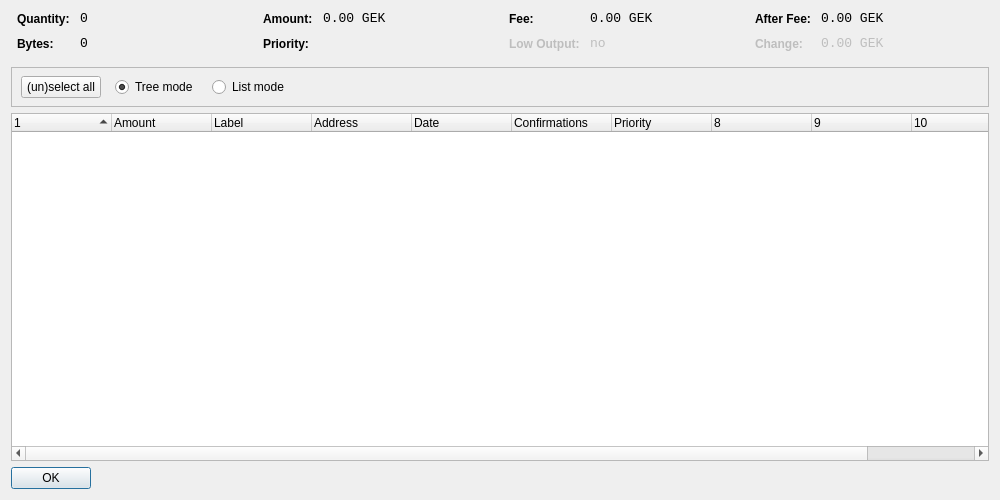
<?xml version="1.0" encoding="UTF-8"?>
<ui version="4.0">
 <class>CoinControlDialog</class>
 <widget class="QDialog" name="CoinControlDialog">
  <property name="geometry">
   <rect>
    <x>0</x>
    <y>0</y>
    <width>1000</width>
    <height>500</height>
   </rect>
  </property>
  <property name="windowTitle">
   <string>Coin Control</string>
  </property>
  <layout class="QVBoxLayout" name="verticalLayout">
   <item>
    <layout class="QHBoxLayout" name="horizontalLayoutTop" stretch="0,0,0,0">
     <property name="topMargin">
      <number>0</number>
     </property>
     <property name="bottomMargin">
      <number>10</number>
     </property>
     <item>
      <layout class="QFormLayout" name="formLayoutCoinControl1">
       <property name="horizontalSpacing">
        <number>10</number>
       </property>
       <property name="verticalSpacing">
        <number>10</number>
       </property>
       <property name="leftMargin">
        <number>6</number>
       </property>
       <property name="rightMargin">
        <number>6</number>
       </property>
       <item row="0" column="0">
        <widget class="QLabel" name="labelCoinControlQuantityText">
         <property name="styleSheet">
          <string notr="true">font-weight:bold;</string>
         </property>
         <property name="text">
          <string>Quantity:</string>
         </property>
        </widget>
       </item>
       <item row="0" column="1">
        <widget class="QLabel" name="labelCoinControlQuantity">
         <property name="font">
          <font>
           <family>Monospace</family>
           <pointsize>10</pointsize>
          </font>
         </property>
         <property name="cursor">
          <cursorShape>IBeamCursor</cursorShape>
         </property>
         <property name="contextMenuPolicy">
          <enum>Qt::ActionsContextMenu</enum>
         </property>
         <property name="text">
          <string notr="true">0</string>
         </property>
         <property name="textInteractionFlags">
          <set>Qt::LinksAccessibleByMouse|Qt::TextSelectableByKeyboard|Qt::TextSelectableByMouse</set>
         </property>
        </widget>
       </item>
       <item row="1" column="0">
        <widget class="QLabel" name="labelCoinControlBytesText">
         <property name="styleSheet">
          <string notr="true">font-weight:bold;</string>
         </property>
         <property name="text">
          <string>Bytes:</string>
         </property>
        </widget>
       </item>
       <item row="1" column="1">
        <widget class="QLabel" name="labelCoinControlBytes">
         <property name="font">
          <font>
           <family>Monospace</family>
           <pointsize>10</pointsize>
          </font>
         </property>
         <property name="cursor">
          <cursorShape>IBeamCursor</cursorShape>
         </property>
         <property name="contextMenuPolicy">
          <enum>Qt::ActionsContextMenu</enum>
         </property>
         <property name="text">
          <string notr="true">0</string>
         </property>
         <property name="textInteractionFlags">
          <set>Qt::LinksAccessibleByMouse|Qt::TextSelectableByKeyboard|Qt::TextSelectableByMouse</set>
         </property>
        </widget>
       </item>
      </layout>
     </item>
     <item>
      <layout class="QFormLayout" name="formLayoutCoinControl2">
       <property name="horizontalSpacing">
        <number>10</number>
       </property>
       <property name="verticalSpacing">
        <number>10</number>
       </property>
       <property name="leftMargin">
        <number>6</number>
       </property>
       <property name="rightMargin">
        <number>6</number>
       </property>
       <item row="0" column="0">
        <widget class="QLabel" name="labelCoinControlAmountText">
         <property name="styleSheet">
          <string notr="true">font-weight:bold;</string>
         </property>
         <property name="text">
          <string>Amount:</string>
         </property>
        </widget>
       </item>
       <item row="0" column="1">
        <widget class="QLabel" name="labelCoinControlAmount">
         <property name="font">
          <font>
           <family>Monospace</family>
           <pointsize>10</pointsize>
          </font>
         </property>
         <property name="cursor">
          <cursorShape>IBeamCursor</cursorShape>
         </property>
         <property name="contextMenuPolicy">
          <enum>Qt::ActionsContextMenu</enum>
         </property>
         <property name="text">
          <string notr="true">0.00 GEK</string>
         </property>
         <property name="textInteractionFlags">
          <set>Qt::LinksAccessibleByMouse|Qt::TextSelectableByKeyboard|Qt::TextSelectableByMouse</set>
         </property>
        </widget>
       </item>
       <item row="1" column="0">
        <widget class="QLabel" name="labelCoinControlPriorityText">
         <property name="styleSheet">
          <string notr="true">font-weight:bold;</string>
         </property>
         <property name="text">
          <string>Priority:</string>
         </property>
        </widget>
       </item>
       <item row="1" column="1">
        <widget class="QLabel" name="labelCoinControlPriority">
         <property name="font">
          <font>
           <family>Monospace</family>
           <pointsize>10</pointsize>
          </font>
         </property>
         <property name="cursor">
          <cursorShape>IBeamCursor</cursorShape>
         </property>
         <property name="contextMenuPolicy">
          <enum>Qt::ActionsContextMenu</enum>
         </property>
         <property name="text">
          <string/>
         </property>
         <property name="textInteractionFlags">
          <set>Qt::LinksAccessibleByMouse|Qt::TextSelectableByKeyboard|Qt::TextSelectableByMouse</set>
         </property>
        </widget>
       </item>
      </layout>
     </item>
     <item>
      <layout class="QFormLayout" name="formLayoutCoinControl3">
       <property name="horizontalSpacing">
        <number>10</number>
       </property>
       <property name="verticalSpacing">
        <number>10</number>
       </property>
       <property name="leftMargin">
        <number>6</number>
       </property>
       <property name="rightMargin">
        <number>6</number>
       </property>
       <item row="0" column="0">
        <widget class="QLabel" name="labelCoinControlFeeText">
         <property name="styleSheet">
          <string notr="true">font-weight:bold;</string>
         </property>
         <property name="text">
          <string>Fee:</string>
         </property>
        </widget>
       </item>
       <item row="0" column="1">
        <widget class="QLabel" name="labelCoinControlFee">
         <property name="font">
          <font>
           <family>Monospace</family>
           <pointsize>10</pointsize>
          </font>
         </property>
         <property name="cursor">
          <cursorShape>IBeamCursor</cursorShape>
         </property>
         <property name="contextMenuPolicy">
          <enum>Qt::ActionsContextMenu</enum>
         </property>
         <property name="text">
          <string notr="true">0.00 GEK</string>
         </property>
         <property name="textInteractionFlags">
          <set>Qt::LinksAccessibleByMouse|Qt::TextSelectableByKeyboard|Qt::TextSelectableByMouse</set>
         </property>
        </widget>
       </item>
       <item row="1" column="0">
        <widget class="QLabel" name="labelCoinControlLowOutputText">
         <property name="enabled">
          <bool>false</bool>
         </property>
         <property name="styleSheet">
          <string notr="true">font-weight:bold;</string>
         </property>
         <property name="text">
          <string>Low Output:</string>
         </property>
        </widget>
       </item>
       <item row="1" column="1">
        <widget class="QLabel" name="labelCoinControlLowOutput">
         <property name="enabled">
          <bool>false</bool>
         </property>
         <property name="font">
          <font>
           <family>Monospace</family>
           <pointsize>10</pointsize>
          </font>
         </property>
         <property name="cursor">
          <cursorShape>IBeamCursor</cursorShape>
         </property>
         <property name="contextMenuPolicy">
          <enum>Qt::ActionsContextMenu</enum>
         </property>
         <property name="text">
          <string notr="true">no</string>
         </property>
         <property name="textInteractionFlags">
          <set>Qt::LinksAccessibleByMouse|Qt::TextSelectableByKeyboard|Qt::TextSelectableByMouse</set>
         </property>
        </widget>
       </item>
      </layout>
     </item>
     <item>
      <layout class="QFormLayout" name="formLayoutCoinControl4">
       <property name="horizontalSpacing">
        <number>10</number>
       </property>
       <property name="verticalSpacing">
        <number>10</number>
       </property>
       <property name="leftMargin">
        <number>6</number>
       </property>
       <property name="rightMargin">
        <number>6</number>
       </property>
       <item row="0" column="0">
        <widget class="QLabel" name="labelCoinControlAfterFeeText">
         <property name="styleSheet">
          <string notr="true">font-weight:bold;</string>
         </property>
         <property name="text">
          <string>After Fee:</string>
         </property>
        </widget>
       </item>
       <item row="0" column="1">
        <widget class="QLabel" name="labelCoinControlAfterFee">
         <property name="font">
          <font>
           <family>Monospace</family>
           <pointsize>10</pointsize>
          </font>
         </property>
         <property name="cursor">
          <cursorShape>IBeamCursor</cursorShape>
         </property>
         <property name="contextMenuPolicy">
          <enum>Qt::ActionsContextMenu</enum>
         </property>
         <property name="text">
          <string notr="true">0.00 GEK</string>
         </property>
         <property name="textInteractionFlags">
          <set>Qt::LinksAccessibleByMouse|Qt::TextSelectableByKeyboard|Qt::TextSelectableByMouse</set>
         </property>
        </widget>
       </item>
       <item row="1" column="0">
        <widget class="QLabel" name="labelCoinControlChangeText">
         <property name="enabled">
          <bool>false</bool>
         </property>
         <property name="styleSheet">
          <string notr="true">font-weight:bold;</string>
         </property>
         <property name="text">
          <string>Change:</string>
         </property>
        </widget>
       </item>
       <item row="1" column="1">
        <widget class="QLabel" name="labelCoinControlChange">
         <property name="enabled">
          <bool>false</bool>
         </property>
         <property name="font">
          <font>
           <family>Monospace</family>
           <pointsize>10</pointsize>
          </font>
         </property>
         <property name="cursor">
          <cursorShape>IBeamCursor</cursorShape>
         </property>
         <property name="contextMenuPolicy">
          <enum>Qt::ActionsContextMenu</enum>
         </property>
         <property name="text">
          <string notr="true">0.00 GEK</string>
         </property>
         <property name="textInteractionFlags">
          <set>Qt::LinksAccessibleByMouse|Qt::TextSelectableByKeyboard|Qt::TextSelectableByMouse</set>
         </property>
        </widget>
       </item>
      </layout>
     </item>
    </layout>
   </item>
   <item>
    <widget class="QFrame" name="frame">
     <property name="minimumSize">
      <size>
       <width>0</width>
       <height>40</height>
      </size>
     </property>
     <property name="frameShape">
      <enum>QFrame::StyledPanel</enum>
     </property>
     <property name="frameShadow">
      <enum>QFrame::Sunken</enum>
     </property>
     <widget class="QWidget" name="horizontalLayoutWidget">
      <property name="geometry">
       <rect>
        <x>10</x>
        <y>0</y>
        <width>781</width>
        <height>41</height>
       </rect>
      </property>
      <layout class="QHBoxLayout" name="horizontalLayoutPanel" stretch="0,0,0,0,0">
       <property name="spacing">
        <number>14</number>
       </property>
       <item>
        <widget class="QPushButton" name="pushButtonSelectAll">
         <property name="sizePolicy">
          <sizepolicy hsizetype="Maximum" vsizetype="Fixed">
           <horstretch>0</horstretch>
           <verstretch>0</verstretch>
          </sizepolicy>
         </property>
         <property name="text">
          <string>(un)select all</string>
         </property>
        </widget>
       </item>
       <item>
        <widget class="QRadioButton" name="radioTreeMode">
         <property name="sizePolicy">
          <sizepolicy hsizetype="Maximum" vsizetype="Fixed">
           <horstretch>0</horstretch>
           <verstretch>0</verstretch>
          </sizepolicy>
         </property>
         <property name="text">
          <string>Tree mode</string>
         </property>
         <property name="checked">
          <bool>true</bool>
         </property>
        </widget>
       </item>
       <item>
        <widget class="QRadioButton" name="radioListMode">
         <property name="sizePolicy">
          <sizepolicy hsizetype="Maximum" vsizetype="Fixed">
           <horstretch>0</horstretch>
           <verstretch>0</verstretch>
          </sizepolicy>
         </property>
         <property name="text">
          <string>List mode</string>
         </property>
        </widget>
       </item>
       <item>
        <spacer name="horizontalSpacer">
         <property name="orientation">
          <enum>Qt::Horizontal</enum>
         </property>
         <property name="sizeHint" stdset="0">
          <size>
           <width>40</width>
           <height>20</height>
          </size>
         </property>
        </spacer>
       </item>
      </layout>
     </widget>
    </widget>
   </item>
   <item>
    <widget class="CoinControlTreeWidget" name="treeWidget">
     <property name="contextMenuPolicy">
      <enum>Qt::CustomContextMenu</enum>
     </property>
     <property name="sortingEnabled">
      <bool>false</bool>
     </property>
     <property name="columnCount">
      <number>11</number>
     </property>
     <attribute name="headerShowSortIndicator" stdset="0">
      <bool>true</bool>
     </attribute>
     <attribute name="headerStretchLastSection">
      <bool>false</bool>
     </attribute>
     <column>
      <property name="text">
       <string/>
      </property>
     </column>
     <column>
      <property name="text">
       <string>Amount</string>
      </property>
     </column>
     <column>
      <property name="text">
       <string>Label</string>
      </property>
     </column>
     <column>
      <property name="text">
       <string>Address</string>
      </property>
     </column>
     <column>
      <property name="text">
       <string>Date</string>
      </property>
     </column>
     <column>
      <property name="text">
       <string>Confirmations</string>
      </property>
      <property name="toolTip">
       <string>Confirmed</string>
      </property>
     </column>
     <column>
      <property name="text">
       <string>Priority</string>
      </property>
     </column>
     <column>
      <property name="text">
       <string/>
      </property>
     </column>
     <column>
      <property name="text">
       <string/>
      </property>
     </column>
     <column>
      <property name="text">
       <string/>
      </property>
     </column>
     <column>
      <property name="text">
       <string/>
      </property>
     </column>
    </widget>
   </item>
   <item>
    <widget class="QDialogButtonBox" name="buttonBox">
     <property name="sizePolicy">
      <sizepolicy hsizetype="Maximum" vsizetype="Fixed">
       <horstretch>0</horstretch>
       <verstretch>0</verstretch>
      </sizepolicy>
     </property>
     <property name="orientation">
      <enum>Qt::Horizontal</enum>
     </property>
     <property name="standardButtons">
      <set>QDialogButtonBox::Ok</set>
     </property>
    </widget>
   </item>
  </layout>
 </widget>
 <customwidgets>
  <customwidget>
   <class>CoinControlTreeWidget</class>
   <extends>QTreeWidget</extends>
   <header>coincontroltreewidget.h</header>
  </customwidget>
 </customwidgets>
 <resources/>
 <connections/>
</ui>
